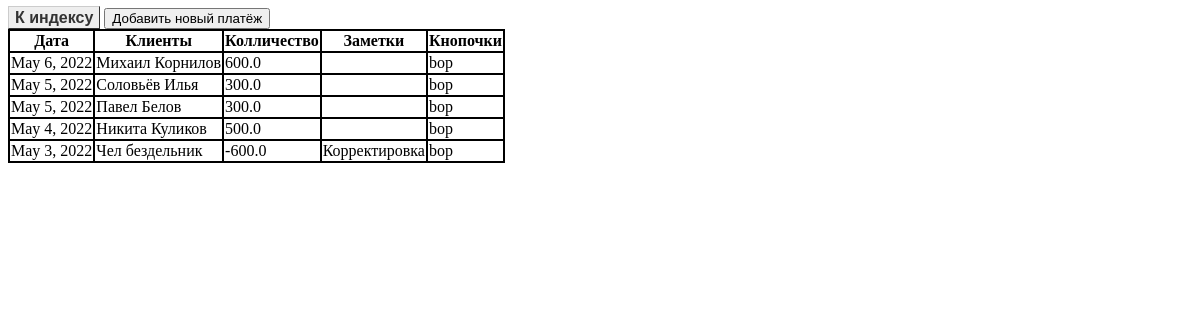
Screenshot of /CRM/paymentsTab with the database file from the repository.
### CRM/models.py (models this page shows, shortened)
class Payment(models.Model):
    client = models.ForeignKey(Client,on_delete=models.CASCADE)
    date = models.DateField()
    value = models.FloatField(default=0)
    note = models.CharField(max_length=200,default="")

class Client(models.Model):
    name = models.CharField(max_length=200)
    money = models.FloatField(default=0)
    active = models.BooleanField(default=True)

### CRM/views.py (the view)
# urls.py: path('CRM/paymentsTab',views.CRM_payments,name = 'CRM_payments'),
def CRM_payments(request):
    payments = Payment.objects.order_by('-date')
    clients = Client.objects.all()
    template = loader.get_template('crm/simplePayments.html')
    context = {
        'payments' : payments,
        'clients' : clients
    }
    return HttpResponse(template.render(context, request))

### CRM/templates/crm/simplePayments.html (shortened to what this page needs)
<!DOCTYPE html>
<html>
    <head>
        {% load static %}
        <link rel="stylesheet" type="text/css" href="{% static 'crm/simpleStyle.css' %}">
    </head>
    <body>
        <a class = "button" href = {%url 'index'%}>К индексу</a>
        <button onclick="document.getElementById('newPayment').classList.remove('hidden');">Добавить новый платёж</button>
        <table>
            <tr>
                <th>Дата</th>
                <th>Клиенты</th>
                <th>Колличество</th>
                <th>Заметки</th>
                <th>Кнопочки</th>
            </tr>
            {%for pay in payments%}
                <tr>
                    <td>{{pay.date}}</td>
                    <td>{{pay.client.name}}</td>
                    <td>{{pay.value}}</td>
                    <td>{{pay.note}}</td>
                    <td>bop</td>
                </tr>
            {%endfor%}
        </table>
    </body>
</html>

### CRM/static/crm/simpleStyle.css (style rules this page uses)
table { border-collapse: collapse; }
table td { border: 2px solid black; }
table th { border: 2px solid black; }
.button { font: bold 16px Arial; text-decoration: none; background-color: #EEEEEE; color: #333333; padding: 2px 6px 2px 6px; border-top: 1px solid #CCCCCC; border-right: 1px solid #333333; border-bottom: 1px solid #333333; border-left: 1px solid #CCCCCC; max-height: 50px; }

### rows the page displays
Payment: date "May 6, 2022", client.name "Михаил Корнилов", value "600.0"
Payment: date "May 5, 2022", client.name "Соловьёв Илья", value "300.0"
Payment: date "May 5, 2022", client.name "Павел Белов", value "300.0"
Payment: date "May 4, 2022", client.name "Никита Куликов", value "500.0"
Payment: date "May 3, 2022", client.name "Чел бездельник", value "-600.0", note "Корректировка"
